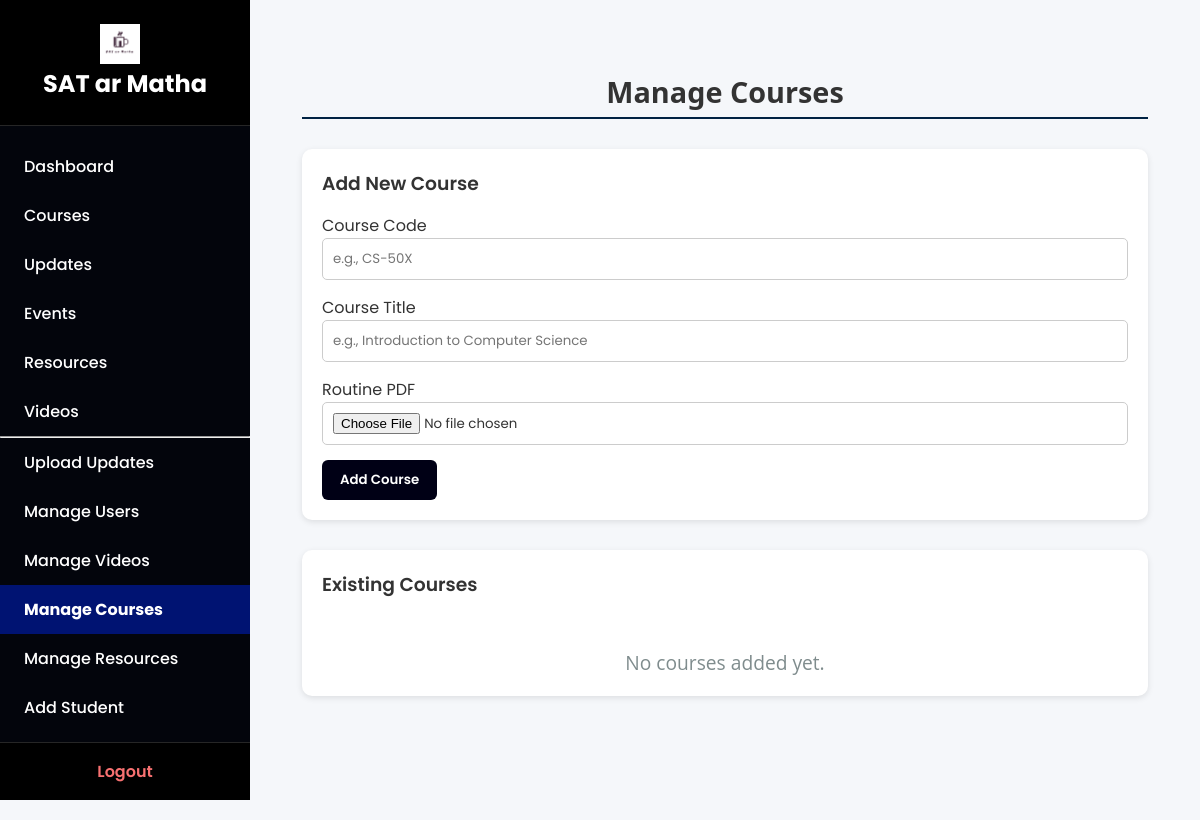
The page /admin/manage_course (signed in) on the database as committed earlier.
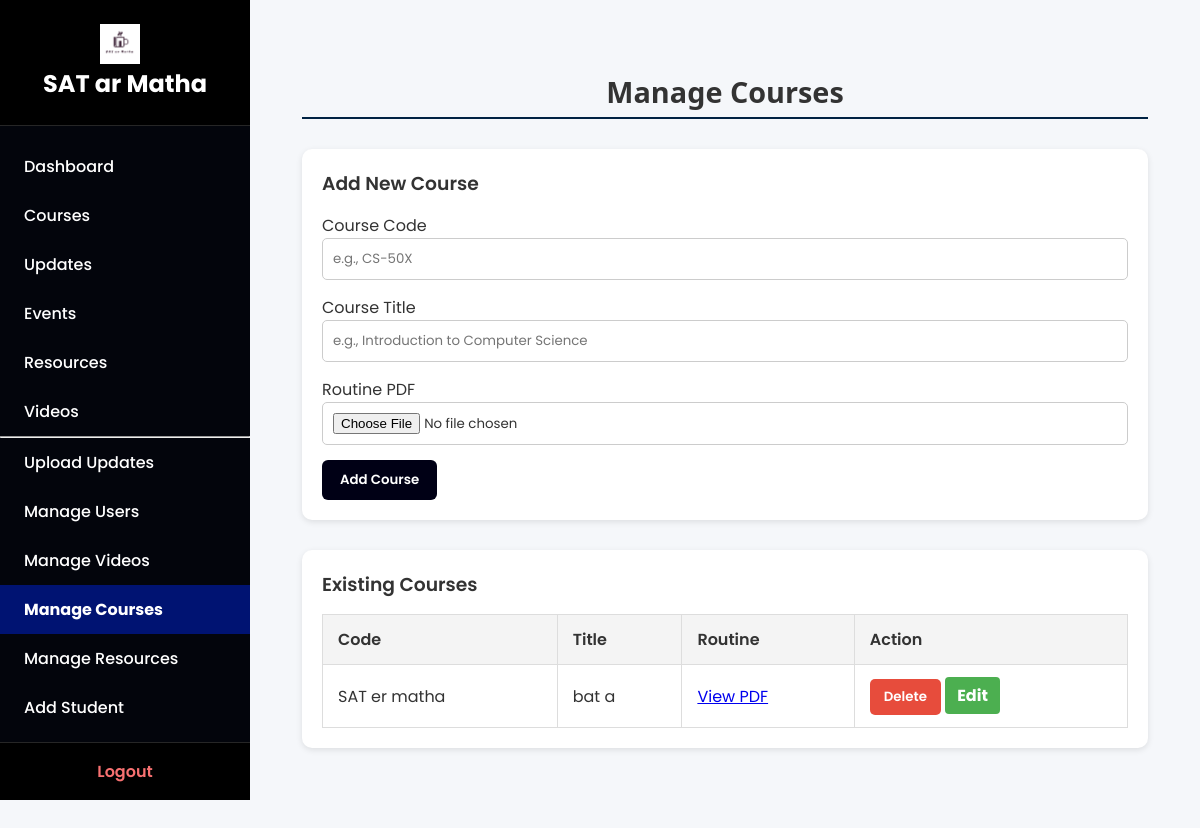
The same page on the database as committed later.
### tables this page shows
CREATE TABLE courses (
        id INTEGER PRIMARY KEY AUTOINCREMENT,
        name TEXT NOT NULL,
        code TEXT NOT NULL,
        syllabus_pdf TEXT
    );

### app.py (the view, shortened to what this page needs)
@app.route('/admin/manage_course', methods=['GET', 'POST'])
@login_required
def manage_course():
    if session.get('role') != 'admin':
        return redirect(url_for('dashboard'))
    conn = get_db_connection()
    courses = conn.execute('SELECT * FROM courses').fetchall()
    conn.close()
    return render_template('manage_course.html', courses=courses, role='admin')

### app.py (called while the page is built)
def get_db_connection():
    conn = sqlite3.connect('database.db')
    conn.row_factory = sqlite3.Row
    return conn

def login_required(f):
    @wraps(f)
    def decorated_function(*args, **kwargs):
        if 'user_id' not in session:
            return redirect(url_for('login'))
        return f(*args, **kwargs)
    return decorated_function

@app.context_processor
def inject_user_role():
    return dict(role=session.get('role'))

@app.context_processor
def inject_user_role():
    return dict(role=session.get('role'))

### templates/manage_course.html
{% extends "dashboard_base.html" %}
{% block content %}
<div class="container">
  <h2 class="section-title">Manage Courses</h2>
  <div class="card">
    <h3>Add New Course</h3>
    <form method="POST" action="{{ url_for('manage_course') }}" enctype="multipart/form-data">
      <label for="code">Course Code</label>
      <input type="text" name="code" id="code" required placeholder="e.g., CS-50X" />
      <label for="name">Course Title</label>
      <input type="text" name="name" id="name" required placeholder="e.g., Introduction to Computer Science" />
      <label for="syllabus_pdf">Routine PDF</label>
      <input type="file" name="syllabus_pdf" id="syllabus_pdf" accept="application/pdf" required />
      <button type="submit" class="btn">Add Course</button>
    </form>
  </div>
  <div class="card">
    <h3>Existing Courses</h3>
    {% if courses %}
      <table class="styled-table">
        <thead>
          <tr>
            <th>Code</th>
            <th>Title</th>
            <th>Routine</th>
            <th>Action</th>
          </tr>
        </thead>
        <tbody>
          {% for course in courses %}
            <tr>
              <td>{{ course.code }}</td>
              <td>{{ course.name }}</td>
              <td>
                {% if course.syllabus_pdf %}
                  <a href="{{ url_for('static', filename='uploads/' ~ course.syllabus_pdf) }}" target="_blank">View PDF</a>
                {% else %}
                  No PDF
                {% endif %}
              </td>
              <td>
                <form method="POST" action="{{ url_for('delete_course', course_id=course.id) }}" style="display:inline;" onsubmit="return confirm('Are you sure you want to delete this course?');">
                  <button type="submit" class="btn-danger">Delete</button>
                </form>
                <a href="{{ url_for('edit_course', course_id=course.id) }}"  class="btn btn-edit" >Edit</a>
              </td>
            </tr>
          {% endfor %}
        </tbody>
      </table>
    {% else %}
      <p>No courses added yet.</p>
    {% endif %}
  </div>
</div>
{% endblock %}

Rows that differ between the two databases and show on the page:
added courses: code "SAT er matha", name "bat a"
Other text that changed with them:
text no longer shown: "No courses added yet."
text now shown: "Code Title Routine Action"
